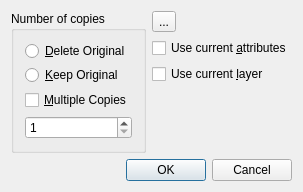
<?xml version="1.0" encoding="UTF-8"?>
<ui version="4.0">
 <class>QG_DlgMove</class>
 <widget class="QDialog" name="QG_DlgMove">
  <property name="geometry">
   <rect>
    <x>0</x>
    <y>0</y>
    <width>220</width>
    <height>165</height>
   </rect>
  </property>
  <property name="sizePolicy">
   <sizepolicy hsizetype="Preferred" vsizetype="Preferred">
    <horstretch>0</horstretch>
    <verstretch>0</verstretch>
   </sizepolicy>
  </property>
  <property name="minimumSize">
   <size>
    <width>0</width>
    <height>0</height>
   </size>
  </property>
  <property name="windowTitle">
   <string>Move/Copy Options</string>
  </property>
  <layout class="QGridLayout">
   <item row="0" column="0" rowspan="4">
    <widget class="QGroupBox" name="bgNumber">
     <property name="title">
      <string>Number of copies</string>
     </property>
     <layout class="QVBoxLayout">
      <item>
       <widget class="QRadioButton" name="rbMove">
        <property name="sizePolicy">
         <sizepolicy hsizetype="Minimum" vsizetype="Preferred">
          <horstretch>0</horstretch>
          <verstretch>0</verstretch>
         </sizepolicy>
        </property>
        <property name="minimumSize">
         <size>
          <width>0</width>
          <height>18</height>
         </size>
        </property>
        <property name="text">
         <string>&amp;Delete Original</string>
        </property>
       </widget>
      </item>
      <item>
       <widget class="QRadioButton" name="rbCopy">
        <property name="sizePolicy">
         <sizepolicy hsizetype="Minimum" vsizetype="Preferred">
          <horstretch>0</horstretch>
          <verstretch>0</verstretch>
         </sizepolicy>
        </property>
        <property name="minimumSize">
         <size>
          <width>0</width>
          <height>18</height>
         </size>
        </property>
        <property name="text">
         <string>&amp;Keep Original</string>
        </property>
       </widget>
      </item>
      <item>
       <widget class="QCheckBox" name="cbMultipleCopies">
        <property name="text">
         <string>&amp;Multiple Copies</string>
        </property>
       </widget>
      </item>
      <item>
       <widget class="QSpinBox" name="sbNumber">
        <property name="minimum">
         <number>1</number>
        </property>
        <property name="maximum">
         <number>100</number>
        </property>
       </widget>
      </item>
      <item>
       <spacer name="spacer7">
        <property name="orientation">
         <enum>Qt::Vertical</enum>
        </property>
        <property name="sizeType">
         <enum>QSizePolicy::Expanding</enum>
        </property>
        <property name="sizeHint" stdset="0">
         <size>
          <width>20</width>
          <height>0</height>
         </size>
        </property>
       </spacer>
      </item>
     </layout>
    </widget>
   </item>
   <item row="4" column="0" colspan="2">
    <widget class="QDialogButtonBox" name="buttonBox">
     <property name="standardButtons">
      <set>QDialogButtonBox::Cancel|QDialogButtonBox::Ok</set>
     </property>
    </widget>
   </item>
   <item row="1" column="1">
    <widget class="QCheckBox" name="cbCurrentAttributes">
     <property name="text">
      <string>Use current &amp;attributes</string>
     </property>
    </widget>
   </item>
   <item row="2" column="1">
    <widget class="QCheckBox" name="cbCurrentLayer">
     <property name="text">
      <string>Use current &amp;layer</string>
     </property>
    </widget>
   </item>
   <item row="0" column="1">
    <widget class="QToolButton" name="toolButton">
     <property name="text">
      <string>...</string>
     </property>
     <property name="icon">
      <iconset resource="../../../res/extui/extui.qrc">
       <normaloff>:/extui/dlgmove1.png</normaloff>:/extui/dlgmove1.png</iconset>
     </property>
     <property name="iconSize">
      <size>
       <width>80</width>
       <height>80</height>
      </size>
     </property>
    </widget>
   </item>
  </layout>
 </widget>
 <layoutdefault spacing="6" margin="11"/>
 <resources>
  <include location="../../../res/extui/extui.qrc"/>
 </resources>
 <connections>
  <connection>
   <sender>buttonBox</sender>
   <signal>accepted()</signal>
   <receiver>QG_DlgMove</receiver>
   <slot>accept()</slot>
   <hints>
    <hint type="sourcelabel">
     <x>198</x>
     <y>201</y>
    </hint>
    <hint type="destinationlabel">
     <x>20</x>
     <y>20</y>
    </hint>
   </hints>
  </connection>
  <connection>
   <sender>buttonBox</sender>
   <signal>rejected()</signal>
   <receiver>QG_DlgMove</receiver>
   <slot>reject()</slot>
   <hints>
    <hint type="sourcelabel">
     <x>198</x>
     <y>201</y>
    </hint>
    <hint type="destinationlabel">
     <x>20</x>
     <y>20</y>
    </hint>
   </hints>
  </connection>
 </connections>
</ui>
